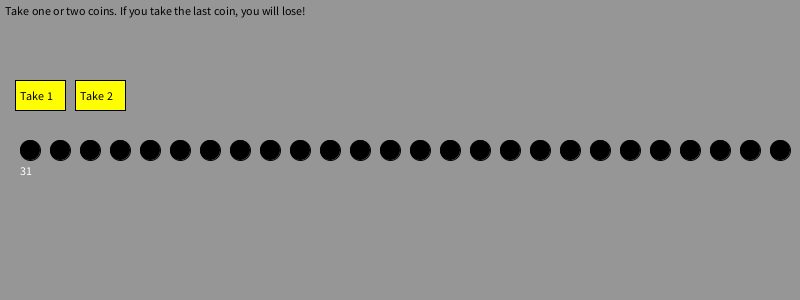
Frame 1 (no input)
Frame 60 (the mouse pressed at the canvas centre just before this capture): identical to frame 1, image omitted
Frame 120 (the mouse held since frame 60 and released just before this capture): identical to frame 1, image omitted

The Processing sketch that drew this single still picture (run headless with seeded random() and noise(); from frame 60 on, the mouse is pressed at the canvas centre):

// Processing sketch: processing_154211
// ── processing_154211.pde

// Norm Krumpe
// A variant of Nim.  Players take turns removing 1 or 2
// coins from a pile.  Whoever is forced to take the last
// coin loses.  This is a human vs. computer game.  

int coinCount = 31; // Starting # of coins
boolean humanTurn = true; // Set to false to let computer start
int startTimeForComputerTurn; // Used for creating delays in the game
int computerMove;

// These indicate the size and location of the leftmost
// user button.
int buttonX, buttonY;
int buttonWidth, buttonHeight;

// Set up the board.
void setup() {
  size(800, 300);
  buttonX = 15;
  buttonY = height/2 - 70;
  buttonWidth = 50;
  buttonHeight = 30;
  smooth();
}

// Draw the coins and the appropriate buttons.
// Does this really need to happen several times per second?
void draw() {
  background(150);

  if (coinCount > 0) {
    drawGameBoard();
  } 
  else {// pile is empty...someone won!
    drawWinnerButton();
  }
  
}

// The main drawing routine...it draws the coins and buttons
// for a game in progress
void drawGameBoard() {
  
  if (humanTurn) {
    drawCoins(0);
    drawHumanButtons();
  }
  else {
    decideComputerMove();
    // Don't shade the computer's coins yellow until after
    // the first second of delay
    if (millis() - startTimeForComputerTurn < 1000)
      drawCoins(0);
    else
      drawCoins(computerMove);
      
    if (millis() - startTimeForComputerTurn < 3000) {
      drawComputerMoveButton();
    }
    else {
      humanTurn = true;
      coinCount -= computerMove;
    }
  }
  
  text("Take one or two coins. If you take the last coin, you will lose!", 5, 15);
}

// The logic for making a good move.  Needs
// improvement.  Current strategy is easy to beat
// if the human knows the game.
void decideComputerMove() {
  computerMove = 1;
}

// This is how the player makes a move
// It checks to see if the mouse was clicked within a certain
// range (the location of the buttons) and decides which move
// to make based on that.
void mousePressed() {
  if (humanTurn && coinCount > 0) {
    // See if click was inside move1 button
    if (mouseX >= buttonX && 
      mouseY >= buttonY &&
      mouseX <= buttonX + buttonWidth &&
      mouseY <= buttonY + buttonHeight) {
      coinCount -=1;
      humanTurn = false;
    }
    
    // See if click was inside move2 button
    else if (mouseX >= buttonX + buttonWidth + 10 && 
      mouseY >= buttonY &&
      mouseX <= buttonX + 2 * buttonWidth + 10 &&
      mouseY <= buttonY + buttonHeight && 
      coinCount >= 2) {
      coinCount -=2;
      humanTurn = false;      
    }
    // If human just made a move, start a timer so that
    // the computer's move is delayed
    if (!humanTurn)
      startTimeForComputerTurn = millis();
  }
}

// Draw the button that lets the user take 1 coin
void drawTake1Button() {
  fill(255, 255, 0);
  rect(buttonX, buttonY, buttonWidth, buttonHeight);
  fill(0);
  text("Take 1", buttonX + 5, buttonY + 20);
}

// Draw the button that lets the user take 2 coins
void drawTake2Button() {
  fill(255, 255, 0);
  rect(buttonX + buttonWidth + 10, buttonY, buttonWidth, buttonHeight);
  fill(0);
  text("Take 2", buttonX + buttonWidth + 15, buttonY + 20);
}

// Draw the button to indicate who won
void drawWinnerButton() {
  fill(255, 255, 0);
  rect(buttonX, buttonY, buttonWidth * 2 + 20, buttonHeight);
  fill(0);

  // if it is the human's turn, it is because the computer just
  // made a move and took the last coin
  if (humanTurn)  
    text("Human wins!", buttonX + 5, buttonY + 20);
  else
    text("Computer wins!", buttonX + 5, buttonY + 20);
}

// Draw the button to indicate the computer's intended move
void drawComputerMoveButton() {
  fill(255, 255, 0);
  rect(buttonX, buttonY, buttonWidth * 2 + 20, buttonHeight);
  fill(0);
  text("Computer takes " + computerMove, buttonX + 5, buttonY + 20);
}

// Draw the coins and the coin count.  Specifying the numHighlighted
// indicates how many of the coins should be marked yellow.  This is
// useful for showing the player's move before actually making the move.
void drawCoins(int numHighlighted) {
  fill(0);
  for (int i = 1; i <= coinCount - numHighlighted; i++)
    ellipse(i * 30, height/2, 20, 20);

  // Make the last few coins yellow
  fill(255, 255, 0);
  for (int i = coinCount - numHighlighted + 1; i <= coinCount; i++)
    ellipse(i * 30, height/2, 20, 20);

  fill(255);
  text (coinCount, 20, height/2 + 25);
}

// Draw the take1 and take2 buttons, as appropriate
void drawHumanButtons() {
  drawTake1Button();
  if (coinCount > 1)
    drawTake2Button();
}
